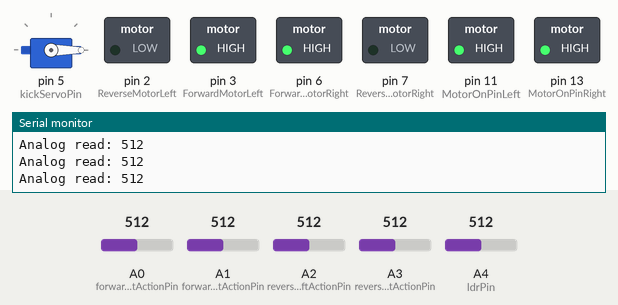
Recording of a sketch running on a simulated Arduino Uno, built with avr-gcc and run on an emulated ATmega328P. Parts: servo, switched loads named in the sketch (green lamp = pin HIGH), the last lines printed to the serial monitor. Dashed ring = blinking. The test bench sets the inputs (shaded band); at power-on: A4 (ldrPin) = 512, A0 (forwardLeftActionPin) = 512, A1 (forwardRightActionPin) = 512, A2 (reverseLeftActionPin) = 512, A3 (reverseRightActionPin) = 512.

Above: at 1.2 s.
1.3 s: A4 (ldrPin) set to 852
2.8 s: A4 (ldrPin) set to 872
At 3.61 s:
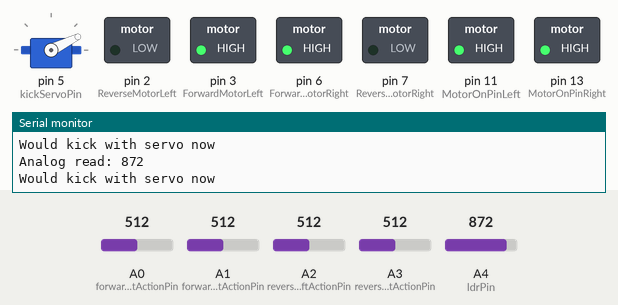
At 4.81 s:
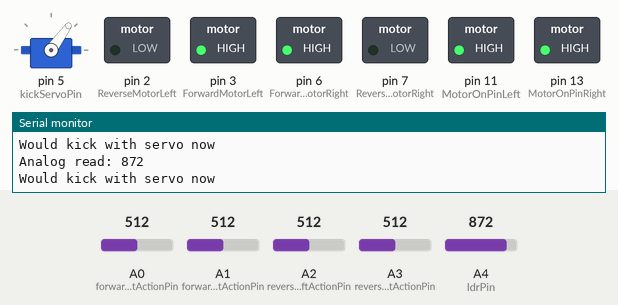
5.8 s: A0 (forwardLeftActionPin) set to 414
8.8 s: A0 (forwardLeftActionPin) set to 388
At 9.99 s:
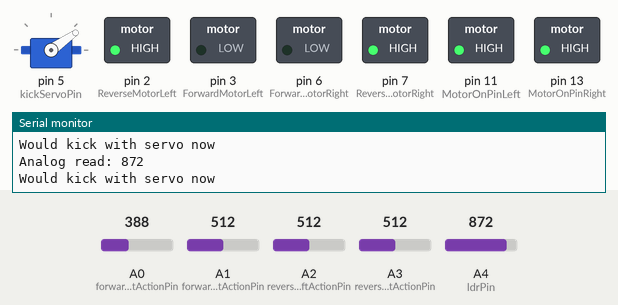
11.8 s: A1 (forwardRightActionPin) set to 408
14.8 s: A1 (forwardRightActionPin) set to 385
At 15.73 s:
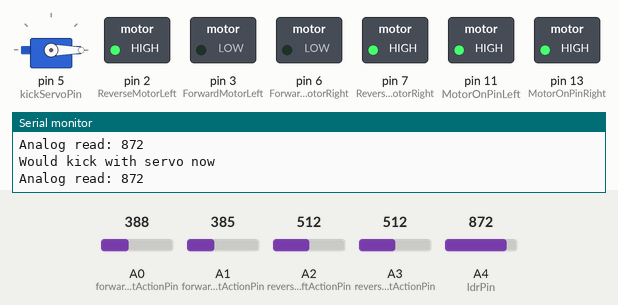
Timing chart, 0 to 22.4 s (numbered marks = the images above; inputs shaded):
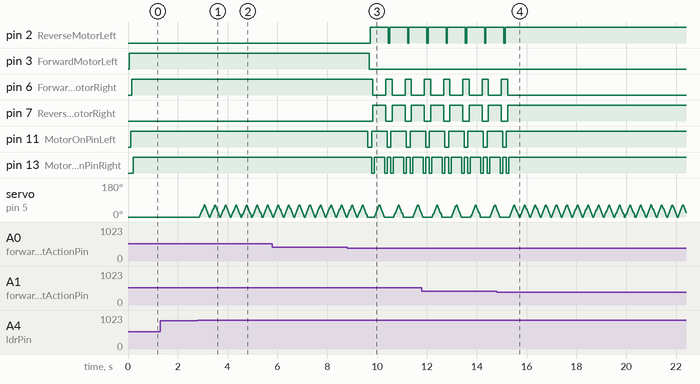

The sketch:

DCMotorsMovement_Arduino.ino
```cpp
#include <Servo.h>
int lightResSensitivity = 450; //LDR cut off value
Servo kickServo;
int lightResValue; //Value for light sensor
int maxServoPos = 65;
int kickServoPos = 0;

const int ldrPin = A4; //LDR analog connection
const int kickServoPin = 5;
const int forwardLeftActionPin = A0;
const int forwardRightActionPin = A1;
const int reverseLeftActionPin = A2;
const int reverseRightActionPin = A3;

int forwardLeftActionPinVal, reverseLeftActionPinVal, forwardRightActionPinVal, reverseRightActionPinVal;

const int MotorOnPinRight = 13;
const int ForwardMotorRight = 6;
const int ReverseMotorRight = 7;
const int MotorOnPinLeft = 11;
const int ForwardMotorLeft = 3;
const int ReverseMotorLeft = 2;
int servoValue;
bool forwardMotorRightOn, reverseMotorRightOn, forwardMotorLeftOn, reverseMotorLeftOn;


void setup() {

  Serial.begin(9600);
  lightResValue = analogRead(ldrPin); //Read ldr and output a value
  SetLightResSens();
  kickServo.attach(kickServoPin);
  kickServo.write(kickServoPos); // Zero out

  SetMotorBools(false,false,false,false);

  servoValue = 400;

  //Setup for the DC motor movement functionality
  pinMode(MotorOnPinRight, OUTPUT);
  pinMode(ForwardMotorRight, OUTPUT);
  pinMode(ReverseMotorRight, OUTPUT);
  pinMode(MotorOnPinLeft, OUTPUT);
  pinMode(ForwardMotorLeft, OUTPUT);
  pinMode(ReverseMotorLeft, OUTPUT);

  pinMode(forwardLeftActionPin, INPUT);
  pinMode(forwardRightActionPin, INPUT);
  pinMode(reverseLeftActionPin, INPUT);
  pinMode(reverseRightActionPin, INPUT);

  digitalWrite(MotorOnPinRight, LOW);
  digitalWrite(ForwardMotorRight, LOW);
  digitalWrite(ReverseMotorRight, LOW);
  digitalWrite(MotorOnPinLeft, LOW);
  digitalWrite(ForwardMotorLeft, LOW);
  digitalWrite(ReverseMotorLeft, LOW);
}

void SetLightResSens()
{
  lightResSensitivity = lightResValue + 350; //Sets LDR cut off value - Min 730
  Serial.print("Sensitivity limit is: ");
  Serial.print(lightResSensitivity);
}

void loop()
{
  lightResValue = analogRead(ldrPin); //Read ldr and output a value
  Serial.print("Analog read: ");
  Serial.println(lightResValue);
  forwardLeftActionPinVal = analogRead(forwardLeftActionPin);
  reverseLeftActionPinVal = analogRead(reverseLeftActionPin);
  forwardRightActionPinVal = analogRead(forwardRightActionPin);
  reverseRightActionPinVal = analogRead(reverseRightActionPin);

  if (lightResValue >= lightResSensitivity)
  {
    Serial.println("Would kick with servo now");
    KickWithServo();
  }

 if(forwardLeftActionPinVal >= servoValue && forwardRightActionPinVal >= servoValue)
  {
    ForwardMotorLeftMethod();
    ForwardMotorRightMethod();
    goto bailFromUpdate;
  }

   if(forwardLeftActionPinVal >= servoValue)
  {
    ForwardMotorLeftMethod();
    StopRightMotor();
    //ReverseMotorRightMethod();
  }

   if(forwardRightActionPinVal >= servoValue)
  {
    ForwardMotorRightMethod();
    StopLeftMotor();
    //ReverseMotorLeftMethod();
  }

  if(reverseLeftActionPinVal >= servoValue && reverseRightActionPinVal >= servoValue)
  {
    ReverseMotorLeftMethod();
    ReverseMotorRightMethod();
    goto bailFromUpdate;
  }

  if(reverseLeftActionPinVal >= servoValue)
  {
    //StopRightMotor();
    ReverseMotorLeftMethod();
  }

   if(reverseRightActionPinVal >= servoValue)
  {
    //StopLeftMotor();
    ReverseMotorRightMethod();
  }
  if(forwardLeftActionPinVal <= servoValue && forwardRightActionPinVal <= servoValue && reverseLeftActionPinVal <= servoValue && reverseRightActionPinVal <= servoValue)
  {
    StopLeftMotor();
    StopRightMotor();
  }

  bailFromUpdate:

delay(1);
}

void ForwardMotorRightMethod()
{
  if(!forwardMotorRightOn)
  {
    digitalWrite(MotorOnPinRight, LOW);
    delay(50);
    digitalWrite(ReverseMotorRight, LOW);
    digitalWrite(ForwardMotorRight, HIGH);
    delay(50);
    digitalWrite(MotorOnPinRight, HIGH);

    forwardMotorRightOn = true;
    reverseMotorRightOn = false;
  }
}

void ReverseMotorRightMethod()
{
  if(!reverseMotorRightOn)
  {
    digitalWrite(MotorOnPinRight, LOW);
    delay(50);
    digitalWrite(ForwardMotorRight, LOW);
    digitalWrite(ReverseMotorRight, HIGH);
    delay(50);
    digitalWrite(MotorOnPinRight, HIGH);
     reverseMotorRightOn = true;
     forwardMotorRightOn = false;
  }
}

void ForwardMotorLeftMethod()
{
  if(!forwardMotorLeftOn)
  {
    digitalWrite(MotorOnPinLeft, LOW);
  delay(50);
  digitalWrite(ReverseMotorLeft, LOW);
  digitalWrite(ForwardMotorLeft, HIGH);
  delay(50);
  digitalWrite(MotorOnPinLeft, HIGH);

  forwardMotorLeftOn = true;
  reverseMotorLeftOn = false;

  }
}

void ReverseMotorLeftMethod()
{
  if(!reverseMotorLeftOn)
  {
    digitalWrite(MotorOnPinLeft, LOW);
    delay(50);
    digitalWrite(ForwardMotorLeft, LOW);
    digitalWrite(ReverseMotorLeft, HIGH);
    delay(50);
    digitalWrite(MotorOnPinLeft, HIGH);

    reverseMotorLeftOn = true;
    forwardMotorLeftOn = false;
  }
}

void StopLeftMotor()
{
  digitalWrite(MotorOnPinLeft, LOW);
  delay(50);
  digitalWrite(ForwardMotorLeft, LOW);
  digitalWrite(ReverseMotorLeft, LOW);
  reverseMotorLeftOn = false;
  forwardMotorLeftOn = false;
}

void StopRightMotor()
{
  digitalWrite(MotorOnPinRight, LOW);
  delay(50);
  digitalWrite(ForwardMotorRight, LOW);
  digitalWrite(ReverseMotorRight, LOW);
  reverseMotorRightOn = false;
  forwardMotorRightOn = false;
}

void SetMotorBools(bool forwardMotorRightOnSet, bool reverseMotorRightOnSet, bool forwardMotorLeftOnSet, bool reverseMotorLeftOnSet)
{
  forwardMotorRightOn = forwardMotorRightOnSet;
  reverseMotorRightOn = reverseMotorRightOnSet;
  forwardMotorLeftOn = forwardMotorLeftOnSet;
  reverseMotorLeftOn = reverseMotorLeftOnSet;
}

void KickWithServo()
{
  for (kickServoPos = 0; kickServoPos <= maxServoPos; kickServoPos++)
  {
    kickServo.write(kickServoPos);
    delay(3);                       // waits for the servo to reach the position
  }
  for (kickServoPos = maxServoPos; kickServoPos >= 0; kickServoPos--)
  {
    kickServo.write(kickServoPos);
    delay(3);                       // waits for the servo to reach the position
  }
  delay(15);
}
```

Measured:
- the behaviour switches between 861 and 862 on A4 (ldrPin) (found by bisection; images 0 and 1)
- the behaviour switches between 400 and 399 on A0 (forwardLeftActionPin) (found by bisection; images 2 and 3)
- the behaviour switches between 400 and 399 on A1 (forwardRightActionPin) (found by bisection; images 3 and 4)
- after the input at 8.8 s, pin 2 (ReverseMotorLeft): alternates HIGH for 0.72 s and LOW for 0.05 s, starting after 0.93 s; pin 3 (ForwardMotorLeft): HIGH → LOW after 0.88 s
- after the input at 14.8 s, pin 2 (ReverseMotorLeft): goes on until 15.1 s, then stays HIGH; pin 6 (ForwardMotorRight): goes on until 15.2 s, then stays LOW; pin 7 (ReverseMotorRight), pin 11 (MotorOnPinLeft): goes on until 15.2 s, then stays HIGH; pin 13 (MotorOnPinRight): goes on until 15.3 s, then stays HIGH
